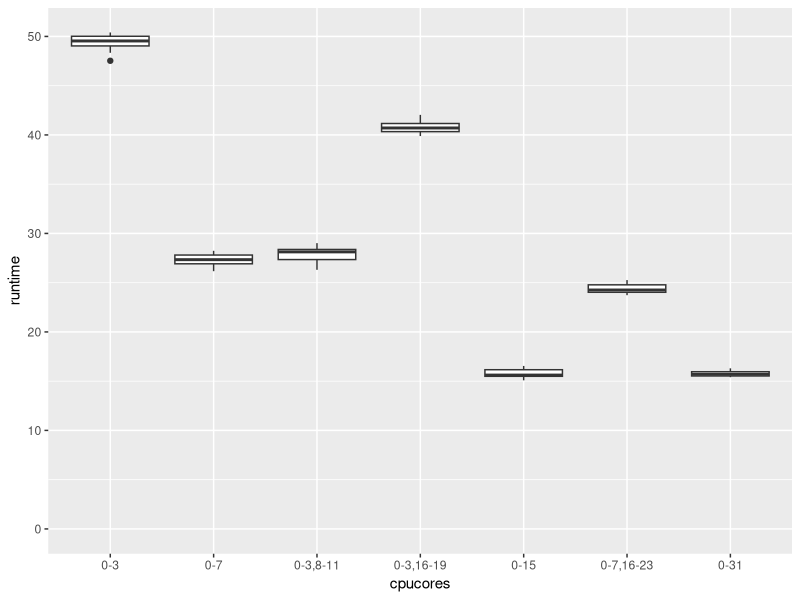
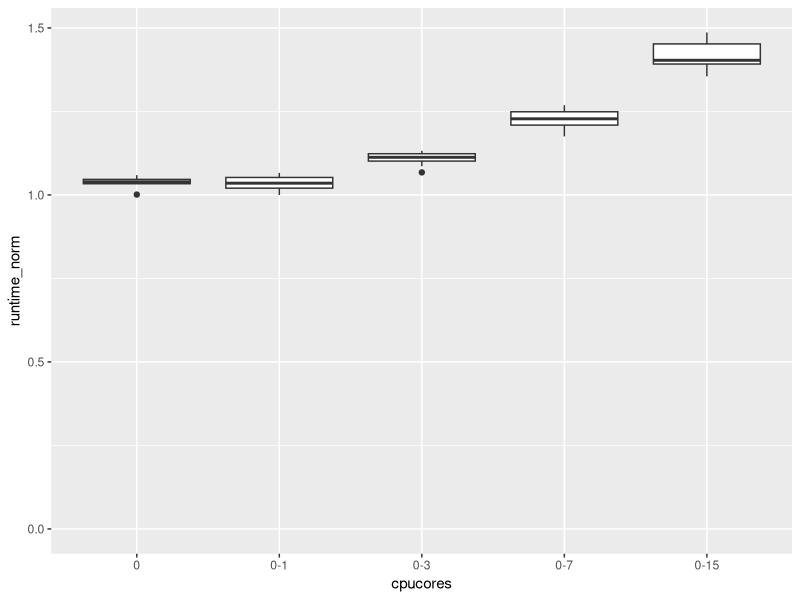

Reproduce these figures in R, in order.
## ---- chunk 1

library(tidyverse)

d <- read_delim("res-r3-h2o.csv", delim=":", 
        col_names = c("instance","tool","cpucores","runtime")) 

cpucores_order <- unique(d$cpucores)

d %>% mutate(cpucores=factor(cpucores, levels=cpucores_order)) %>% 
  filter(!cpucores %in% c("0","0-1")) %>% 
  ggplot() + geom_boxplot(aes(x = cpucores, y = runtime)) + ylim(c(0,NA))

d %>% mutate(cpucores=factor(cpucores, levels=cpucores_order)) %>% 
  filter(cpucores %in% c("0","0-1","0-3","0-7","0-15")) %>% 
  mutate(ncores = as.numeric(gsub(".*-","",cpucores))+1) %>% 
  mutate(runtime_norm = runtime*ncores/min(runtime*ncores)) %>% 
  ggplot() + geom_boxplot(aes(x = cpucores, y = runtime_norm)) + ylim(c(0,NA))


